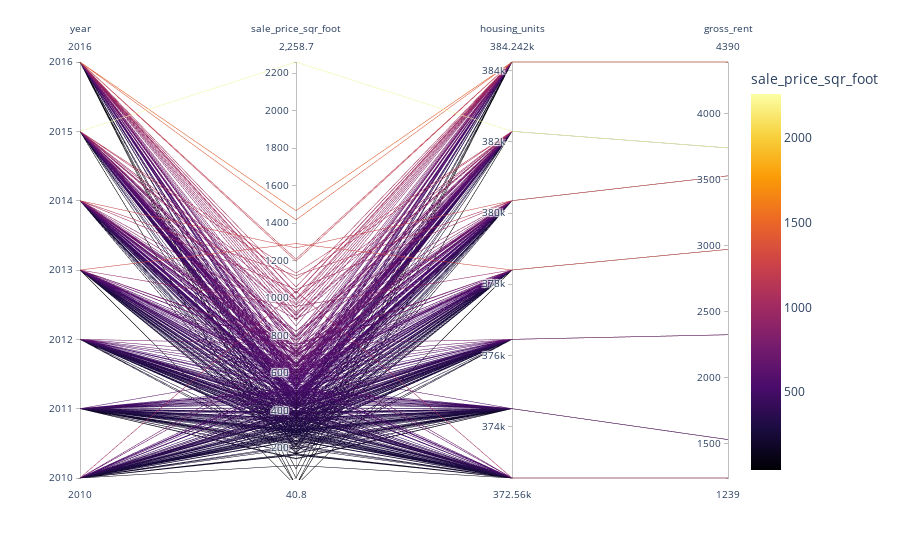

The notebook cell this image was saved under:
### Code cell
px.parallel_coordinates(avg_prices_neighbourhood,color= 'sale_price_sqr_foot', color_continuous_scale=px.colors.sequential.Inferno)

### Figure 1 — Plotly figure (JSON) as saved in the notebook; plotly's stock layout.template omitted (floating-point values rounded to 4 significant figures; data arrays with more than 128 entries replaced by an {"elided": "..."} marker saying what was removed)
{"data": [{"dimensions": [{"label": "year", "values": {"elided": "397 int values"}}, {"label": "sale_price_sqr_foot", "values": {"elided": "397 float values"}}, {"label": "housing_units", "values": {"elided": "397 int values"}}, {"label": "gross_rent", "values": {"elided": "397 int values"}}], "domain": {"x": [0, 1], "y": [0, 1]}, "line": {"color": {"elided": "397 float values"}, "coloraxis": "coloraxis"}, "name": "", "type": "parcoords"}], "layout": {"coloraxis": {"colorbar": {"title": {"text": "sale_price_sqr_foot"}}, "colorscale": [[0, "#000004"], [0.1111, "#1b0c41"], [0.2222, "#4a0c6b"], [0.3333, "#781c6d"], [0.4444, "#a52c60"], [0.5556, "#cf4446"], [0.6667, "#ed6925"], [0.7778, "#fb9b06"], [0.8889, "#f7d13d"], [1, "#fcffa4"]]}, "legend": {"tracegroupgap": 0}, "margin": {"t": 60}}}
